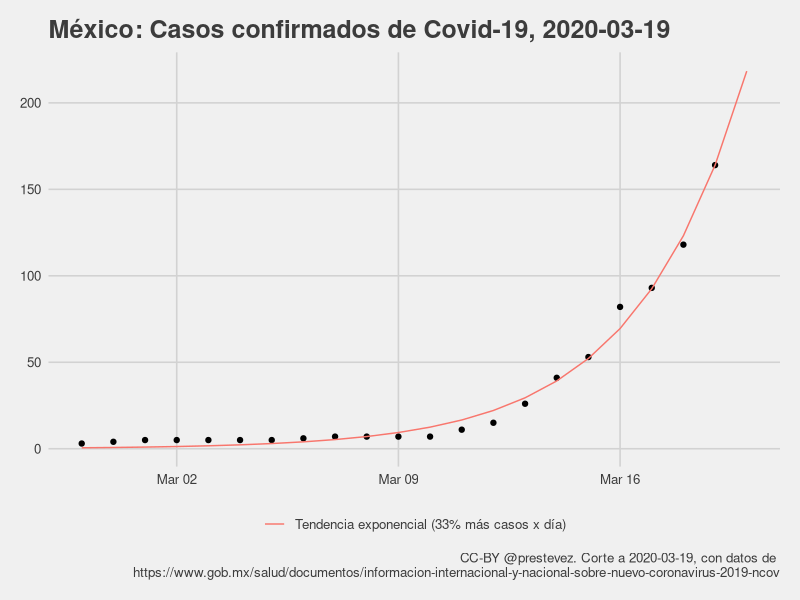

Generate this figure with R: (Note: this script raises an error after producing the figure.)
## ---- chunk 1

require(tidyverse)
require(ggthemes)
require(lubridate)

casos <- read_csv("confirmados.csv")

casos$t <- (nrow(casos)-1):0

casos %>%
  filter(casos > 0) %>%
  arrange(date) -> casos

m1 <- glm(casos ~ t,
          data = casos,
          family = gaussian("log"))

max_date <- max(casos$date) + 1
max_t <- max(casos$t) + 1

modelo <- paste0("Tendencia exponencial (",
                 round((exp(m1[[1]][2])-1)*100),
                 "% más casos x día)")
tibble(
  date = max_date,
  casos = NA,
  t = max_t,
  predicted = predict(m1, newdata = data.frame(t = max_t), type = "response")
  ) %>%
  bind_rows(
    mutate(casos,
      predicted = predict(m1, type = "response"))) %>%
  arrange(date) -> casos_with_predictions

hoy <- max_date - 1

pg <- "https://www.gob.mx/salud/documentos/informacion-internacional-y-nacional-sobre-nuevo-coronavirus-2019-ncov"

casos_with_predictions %>%
  ggplot(aes(date, casos)) +
  geom_point() +
  theme_fivethirtyeight() +
  geom_line(aes(y = predicted, colour = modelo)) +
  xlab("Total de casos") +
  labs(title = paste0("México: Casos confirmados de Covid-19, ", hoy),
       caption = paste0("CC-BY @prestevez. Corte a ", hoy, ", con datos de \n", pg)) +
  theme(legend.title = element_blank()) -> p1

ggsave("casos.png", p1, width = 7, height = 5)

## ---- chunk 2
summary(m1)
## ---- chunk 3

casos %>%
  filter(!t == (max_t-1)) %>%
  glm(casos ~ t, data = ., family = gaussian("log")) -> m1_yesterday

casos %>%
  filter(t == (max_t-1)) %>%
  predict(m1_yesterday, newdata = ., type = "response") -> predicted_today

casos %>%
  filter(t == (max_t-1)) %>%
  transmute(Fecha = date, Observados = casos) %>%
  mutate(Predicción = predicted_today,
         Error = Observados-Predicción) %>%
  write_csv("predicciones.csv", append = TRUE, col_names = FALSE)

read_csv("predicciones.csv") %>%
  knitr::kable(., digits = 2)
